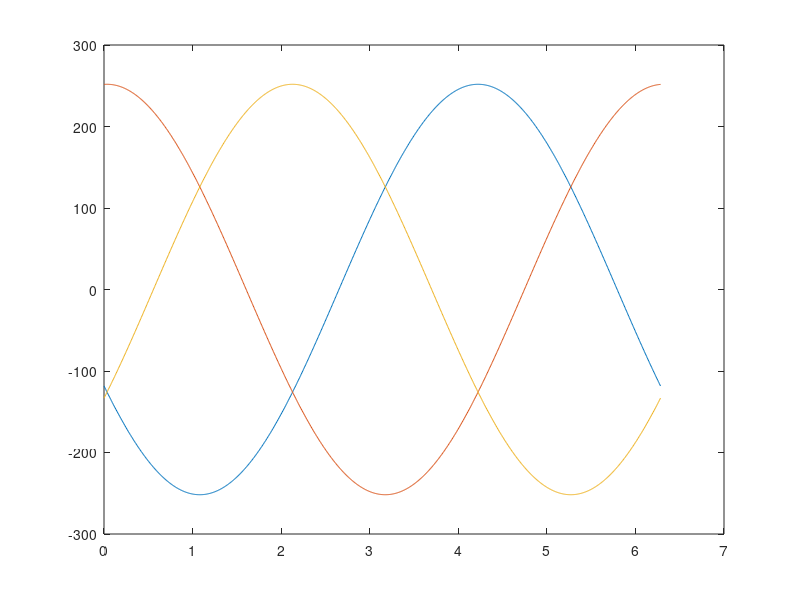
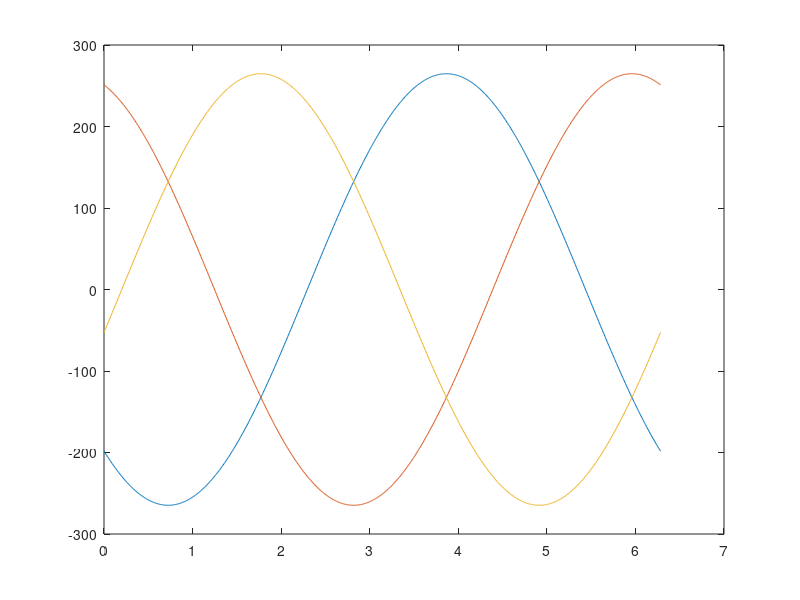
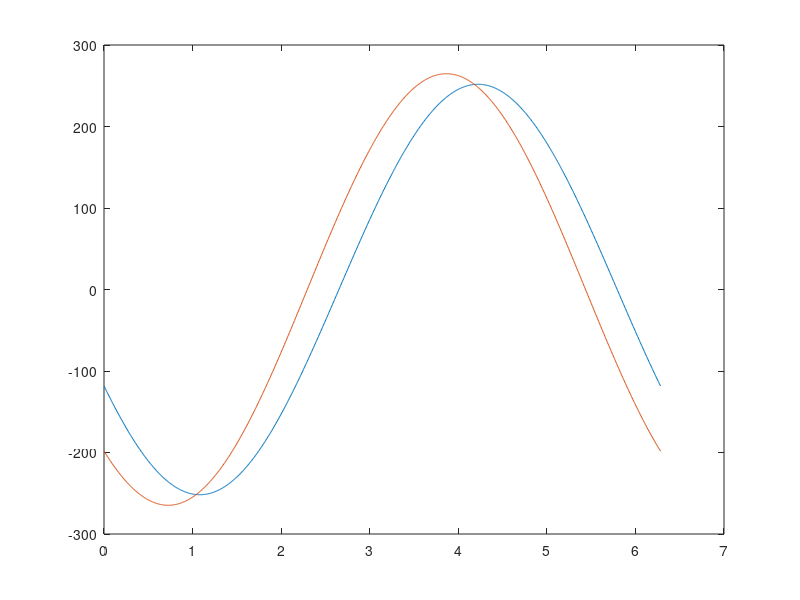
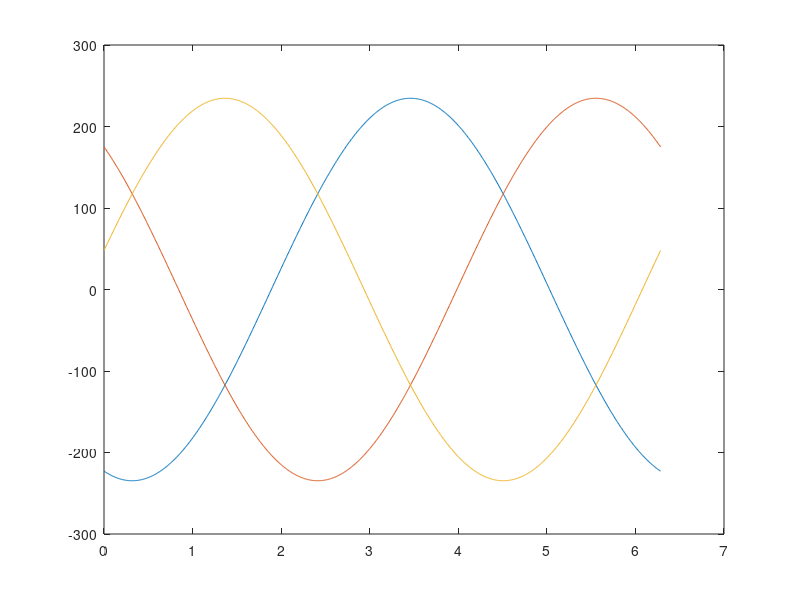

MATLAB code to generate these figures, in order: (Note: this script raises an error after producing the figures.)
for n=[1 1.5 2 2.5 3] 
given_parameters=4;
% Given parameters- 4
id = -118.36; %  d-axis current value in A
iq = 222.25; %  q-axis current value in A
vd = -198.3; %  d-axis voltage value in V
vq = 175.4; %  q-axis voltage value in V
Vdc= 625; % DC link voltage in V
Ld= 66e-6; % d-axis inductance value in H
Lq=146e-6; % q-axis inductance value in H
Torque= 370; % Torque of the motor in N.m
RPM = 5000; % Rotational speed in RPM

%% Electrical Frequency
% Given values
p = 6; % Number of pole pairs
% Calculate electrical frequency
fe = (RPM * p) / 60;
%% Swithcing frequency and SPWM mode selection 

f1 = fe; % Fundamental frequency
fc = n*20*fe; %Selected carrier frequency 
pn = fc/f1; % Pulse number
cmode='none'; % reference common-mode injection 
cmode='tri6'; % reference common-mode injection 

%% Calculations 
debug_mode=1; % make 1 if you want to see the graphs
Length=1000;
theta= linspace(0,2*pi,Length); % Electrical angle in radians (change as per the rotor position or time-varying angle)

%% Time domain currents
% Given d-axis and q-axis currents (id, iq)
% Inverse Park Transformation: dq to alpha-beta
ialpha = id * cos(theta) - iq * sin(theta);
ibeta = id * sin(theta) + iq * cos(theta);
% Inverse Clarke Transformation: alpha-beta to abc
i_a = ialpha;
i_b = -0.5 * ialpha + (sqrt(3) / 2) * ibeta;
i_c = -0.5 * ialpha - (sqrt(3) / 2) * ibeta;

if debug_mode==1
figure('Name','Time Domain Currents')
plot(theta,i_a)
hold on; 
plot(theta,i_b)
hold on; 
plot(theta,i_c)
end
%% Time domain voltages 
% Given d-axis and q-axis voltages (vd, vq)
% Inverse Park Transformation: dq to alpha-beta
valpha = vd * cos(theta) - vq * sin(theta);
vbeta = vd * sin(theta) + vq * cos(theta);
% Inverse Clarke Transformation: alpha-beta to abc
v_a = valpha;
v_b = -0.5 * valpha + (sqrt(3) / 2) * vbeta;
v_c = -0.5 * valpha - (sqrt(3) / 2) * vbeta;

if debug_mode==1
figure('Name','Time Domain Voltages')
plot(theta,v_a)
hold on; 
plot(theta,v_b)
hold on; 
plot(theta,v_c)
end

%% i_a, v_a
if debug_mode==1
figure('Name','Time Domain Phase-A Current and Voltage')
plot(theta,i_a)
hold on; 
plot(theta,v_a)
end
%% Modulation index calculation
ma_calculated=2*max(v_a)/Vdc; % modulation index
peak_phase_current= max(i_a); % peak phase current

%% Power Factor Calculation
% Calculate apparent power (S) in dq frame
S = vd * id + vq * iq; % Real power in dq
V_magnitude = sqrt(vd^2 + vq^2); % Magnitude of voltage vector
I_magnitude = sqrt(id^2 + iq^2); % Magnitude of current vector
% Calculate power factor
power_factor = S / (V_magnitude * I_magnitude);

%% Display results
if debug_mode==1
clc
fprintf('modulation index: %.4f\n', ma_calculated);
fprintf('Power factor: %.4f\n', power_factor);
fprintf('Electrical Frequency: %.2f Hz\n', fe);
fprintf('DC-link Voltage: %.2f V\n', Vdc);fprintf('Peak phase current: %.2f A\n', peak_phase_current);
end 
%% Load angle calculation 
% Given Ld-Lq
vd_machine= vd+id*Ld*fe*2*pi;
vq_machine=vq-Lq*iq*fe*2*pi; 

% Inverse Park Transformation: dq to alpha-beta
valpha_machine = vd_machine * cos(theta) - vq_machine * sin(theta);
vbeta_machine = vd_machine * sin(theta) + vq_machine * cos(theta);
% Inverse Clarke Transformation: alpha-beta to abc
v_a_machine = valpha_machine;
v_b_machine = -0.5 * valpha_machine + (sqrt(3) / 2) * vbeta_machine;
v_c_machine = -0.5 * valpha_machine - (sqrt(3) / 2) * vbeta_machine;

theta_backEMF = atan2(vq_machine, vd_machine);
theta_voltage = atan2(vq, vd);
theta_current = atan2(iq, id);
theta_difference= theta_voltage-theta_backEMF;


if debug_mode==1
figure('Name','Time Domain Voltages of EM')
plot(theta,v_a_machine)
hold on; 
plot(theta,v_b_machine)
hold on; 
plot(theta,v_c_machine)

figure('Name','Time Domain Voltages of EM and Phase')
plot(theta,v_a_machine,'r')
hold on; 
plot(theta,v_a,'b')
hold on; 
end 
%% Load calculation 
resistance= 1.075*max(v_a)*power_factor/max(i_a);
%%

ma=ma_calculated;   % Modulation index
% f1 = fe; % Fundamental frequency
% fc = 34*fe; %Selected carrier frequency 
% pn = fc/f1; % Pulse number
npoints = 8*(1/f1)*1e7; % Number of timepoints
carrytype='tria'; % carrier type 
smp= 'ns';  % reference sampling mode 
% cmode='none'; % reference common-mode injection 
% % cmode='tri6'; % reference common-mode injection 
thetac=0; % carrier phase offset
start_angle= 0; % reference angle to start with
end_angle=16*pi; %reference angle to end with 
ma_dc=0; % DC reference

theta0=0; % reference phase offset
[vp_a,wt_a,carr_a,ref_a] = mod_2lcarr(ma, pn,  npoints ,carrytype,smp,cmode,theta0,thetac,start_angle,end_angle,ma_dc); 
 theta0=4*pi/3; % reference phase offset
[vp_b,wt_b,carr_b,ref_b] = mod_2lcarr(ma, pn,  npoints ,carrytype,smp,cmode,theta0,thetac,start_angle,end_angle,ma_dc); 
theta0=2*pi/3; % reference phase offset
[vp_c,wt_c,carr_c,ref_c] = mod_2lcarr(ma, pn,  npoints ,carrytype,smp,cmode,theta0,thetac,start_angle,end_angle,ma_dc); 
% Numerical waveforms during one cycle
vp= vp_a- (vp_a+vp_b+vp_c)/3;
wt= wt_a;
carr= carr_a;
ref= ref_a;

if debug_mode==1
figure('Name','Reference Voltages of the Modulation' )
plot(wt, ref_a,'r')
hold on 
plot(wt, ref_b,'b')
hold on; 
plot(wt, ref_b,'g')
hold on; 
end

%% Compute phase current in time domain (sinusoidal for simplicity)
Ud = 625; % p2p DC voltage
cosphi =power_factor;  % Cos(phi) at inverter terminal
ippk = peak_phase_current;  % Peak phase current
phi= acos(cosphi);       % Load angle
ip_a_t = ippk*cos(wt-phi);   % sampled phase current over one cycle
ip_b_t = ippk*cos(wt-phi-2*pi/3);   % sampled phase current over one cycle
ip_c_t = ippk*cos(wt-phi-4*pi/3);   % sampled phase current over one cycle

if debug_mode==1
figure('Name','Ideal Current Waveform of phases' )
plot(wt, ip_a_t,'r')
hold on 
plot(wt, ip_b_t,'b')
hold on; 
plot(wt, ip_c_t,'g')
hold on; 
end
%%
theta= wt; 
v_phase_a=vp_a*Ud/2;
v_phase_b=vp_b*Ud/2;
v_phase_c=vp_c*Ud/2;
ipA=ip_a_t;
ipB=ip_b_t;
ipC=ip_c_t;

rs=resistance;
t_end=theta(end)/f1/2/pi;

if debug_mode==1
figure('Name',' Phase Voltage, Phase current and Back-emf' )
plot(theta,v_phase_a)
hold on
plot(theta,ipA)
hold on
end


%% Time domain inductance Calculation
L_a = Ld * sin(theta-theta_difference).^2 + Lq *cos(theta-theta_difference).^2;
L_b = Ld * sin(theta-theta_difference-2*pi/3).^2 + Lq *cos(theta-theta_difference-2*pi/3).^2;
L_c = Ld * sin(theta-theta_difference+2*pi/3).^2 + Lq *cos(theta-theta_difference+2*pi/3).^2;

if debug_mode==1

figure('Name','Time Domain Indutances')
plot(theta,L_a, 'r')
hold on
plot(theta,L_b,'b')
hold on 
plot(theta,L_c,'g')

end

%%

i_a= zeros(size(v_phase_a));
i_b= zeros(size(v_phase_b));
i_c= zeros(size(v_phase_c));

time=wt/2/pi/f1; % angle-to-time
sample_time=time(2)-time(1); % sample_time

for t=2:length(time)

dL_dt = (L_a(t) - L_a(t-1)) / sample_time;
i_a(t) = i_a(t-1) + sample_time * ((v_phase_a(t) - rs*i_a(t-1) - dL_dt * i_a(t-1)) / L_a(t));


dL_dt = (L_b(t) - L_b(t-1)) / sample_time;
i_b(t) = i_b(t-1) + sample_time * ((v_phase_b(t) - rs*i_b(t-1) - dL_dt * i_b(t-1)) / L_b(t));

dL_dt = (L_c(t) - L_c(t-1)) / sample_time;
i_c(t) = i_c(t-1) + sample_time * ((v_phase_c(t) - rs*i_c(t-1) - dL_dt * i_c(t-1)) / L_c(t));

end

if debug_mode==1

figure('Name','Ideal and Solved Currents including Common mode- PhA')
plot(theta,i_a,'-.r')
hold on
plot(theta,ipA,'r')
hold on

figure('Name','Ideal and Solved Currents including Common mode- PhB')
plot(theta,i_b,'-.b')
hold on
plot(theta,ipB,'b')
hold on
figure('Name','Ideal and Solved Currents including Common mode- PhC')
plot(theta,i_c,'-.g')
hold on
plot(theta,ipC,'g')
hold on
end
%%
i_a_differential= i_a- (i_a+i_b+i_c)/3;
i_b_differential= i_b- (i_a+i_b+i_c)/3;
i_c_differential= i_c- (i_a+i_b+i_c)/3;

if debug_mode==1
figure; 
plot(theta,i_a_differential,'r')
hold on
plot(theta,ipA,'b')
hold on
end

if debug_mode==1
figure('Name','Solved Currents Differential')
plot(theta,i_a_differential,'r')
hold on
plot(theta,i_b_differential,'b')
hold on
plot(theta,i_c_differential,'g')
end

%%
Fs=1/sample_time;
Y = fft(i_a_differential);
L=length(time);
P2 = abs(Y/L);
P1 = P2(1:L/2+1);
P1(2:end-1) = 2*P1(2:end-1);
f = Fs/L*(0:(L/2));
%%
if debug_mode==1
figure('Name','Solved Currents FFT for phase-A')
plot(f,P1,"LineWidth",3) 
title("Single-Sided Amplitude Spectrum of X(t)")
xlabel("f (Hz)")
ylabel("|P1(f)|")
xlim([0 20000])
end
%% 
required_length=round(1/fe/sample_time);

start=required_length*4;

time2= time(start:start+required_length);
time2=time2-time2(1);
i_a_differential2= i_a_differential(start:start+required_length);
i_b_differential2= i_b_differential(start:start+required_length);
i_c_differential2= i_c_differential(start:start+required_length);


frequency=1/(time2(end)-time2(1));
theta2=linspace(0,2*pi,length(i_a_differential2));

theta2=theta2-(pi+theta_difference)+0.35; % findind dq update

% Initialize arrays to store results
id2 = zeros(size(time2));
iq2 = zeros(size(time2));

% Compute i_d and i_q over the fundamental period
for k = 1:length(time2)
    thetax=theta2(k); % Electrical angle at each time step
    % Clarke Transformation (3-phase to 2-phase stationary coordinates)
    i_alpha2 = i_a_differential2(k);
    i_beta2 = (1 / sqrt(3)) * (i_a_differential2(k) + 2 * i_b_differential2(k));
    % Park Transformation (Stationary to Rotating Coordinates)
    id2(k) = i_alpha2 * cos(thetax) + i_beta2 * sin(thetax);
    iq2(k) = -i_alpha2 * sin(thetax) + i_beta2 * cos(thetax);
end

id_mean=mean(id2);
iq_mean = mean(iq2);
is= sqrt(id_mean^2+iq_mean^2)
%%
if debug_mode==1
figure('Name','dq')
plot(time2,id2) 
hold on
plot(time2,iq2) 
end

%%

% Create a struct to store all data
data.time = time2;
data.i_d_time = id2;
data.i_q_time= iq2;
data.id = id;
data.iq = iq;
data.id_mean = id_mean;
data.iq_mean = iq_mean;
data.vd = vd;
data.vq = vq;
data.Ld = Ld;
data.Lq = Lq;
data.Torque= Torque;
data.Speed= RPM;
data.fundamentalfrequency=fe;
data.fsw=fc;
data.mode=cmode;

% Save the struct to a .mat file

% Define the folder where you want to save the file
saveFolder = 'C:\Github\KTH\IEMDC-2025\Waveforms'; % Replace with the actual folder pat
folder2 =  num2str(given_parameters);  % Converts the number to a string with single quotes '123'
saveFolder=fullfile(saveFolder,folder2);

% Check if the folder exists, create it if it doesn't
if ~isfolder(saveFolder)
    mkdir(saveFolder);
end

% Determine the filename with an incrementing number
baseFilename = 'current_waveform';

fileNumber = 1;

% Check for existing files with similar names and increment
while exist(fullfile(saveFolder, sprintf('%s%d.mat', baseFilename, fileNumber)), 'file')
    fileNumber = fileNumber + 1;
end

% Define the final filename with the folder path
finalFilename = fullfile(saveFolder, sprintf('%s%d.mat', baseFilename, fileNumber));

% Save the struct to the determined filename
save(finalFilename, 'data');

fprintf('Data saved to %s\n', finalFilename);

end
